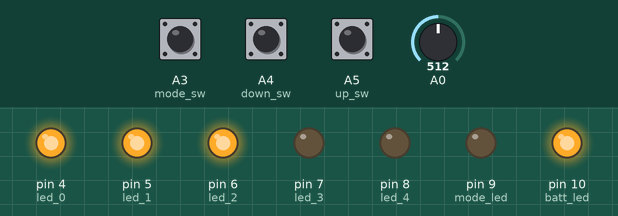
Simulated run of this sketch. Board: Arduino Uno, built with avr-gcc and run on an emulated ATmega328P. Shown: output pins drawn as LEDs (lit = HIGH). Dashed ring = blinking. The inputs (shaded band) are chosen by the test bench; at power-on: A3 (mode_sw) HIGH, A4 (down_sw) HIGH, A5 (up_sw) HIGH, A0 = 512. Pins used as bus, display or sensor lines are not drawn; what the sketch prints to the serial monitor is not drawn.

Above: at 1.2 s.
1.3 s: A3 (mode_sw) pulled LOW for 3.2 s
At 5.2 s:
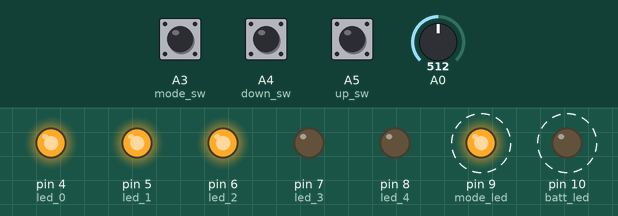
6.4 s: A4 (down_sw) pulled LOW for 1 s
At 8.4 s:
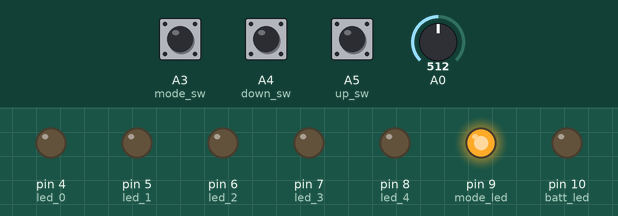
8.9 s: A5 (up_sw) pulled LOW for 3.2 s
At 12.2 s:
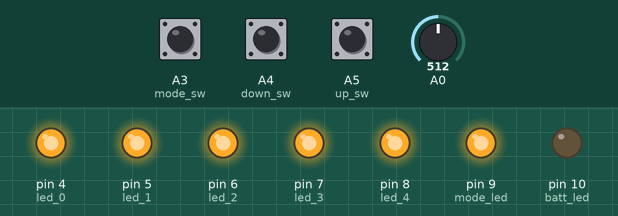
13.6 s: A3 (mode_sw) pulled LOW for 0.15 s
At 14.5 s:
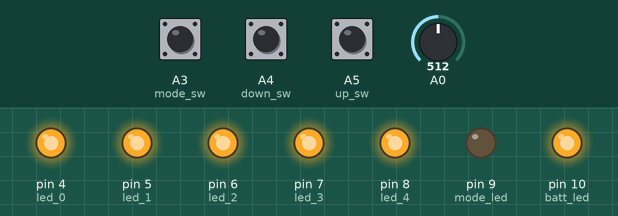
15.4 s: A4 (down_sw) pulled LOW for 0.15 s
At 15.8 s:
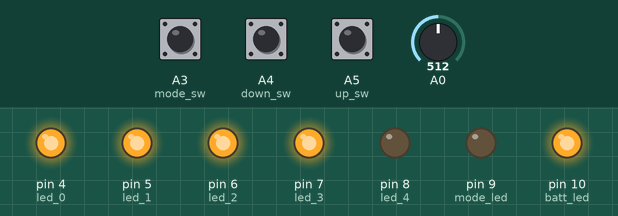
17.4 s: A4 (down_sw) pulled LOW for 0.15 s
At 18.8 s:
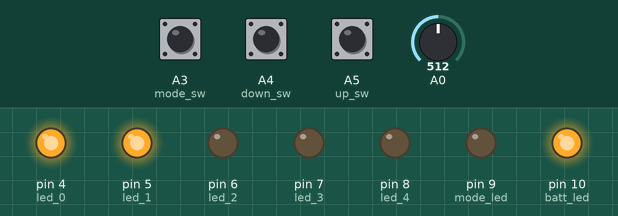
Timing chart, 0 to 20.4 s (numbered marks = the images above; inputs shaded):
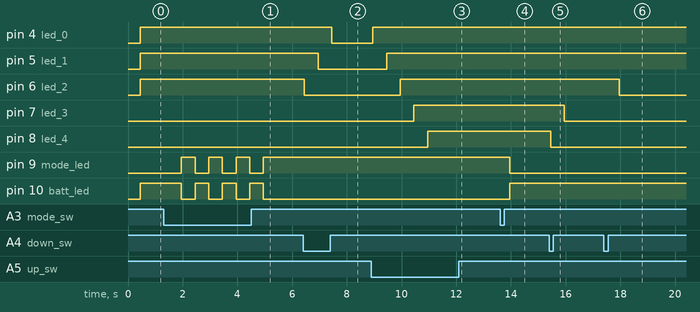

The sketch:

UWMD_SeniorDesign_Software.ino
```cpp
//**************************************************************//
//  Name    :
//  Author  :
//  Date    : 04 Nov, 2013
//  Modified:
//  Version : 2.0
//  Notes   :           //
//          :
//****************************************************************
#define NUMBEROFREADS 200 //About 20ms
void checkButtons(void);
void clearButtons(void);
void LEDsOut(void);

int sensorHigh = 1023;
int sensitivity = 0;
int sampleRange;
const int numberOfLEDs = 5;
int g_drive = 3;
//int led[numberOfLEDs]; //Size = numberOfLEDs + 1
int led_0 = 4;
int led_1 = 5;
int led_2 = 6;
int led_3 = 7;
int led_4 = 8;
int mode_led = 9;
int batt_led = 10;
int up_sw = A5;
int down_sw = A4;
int mode_sw = A3;
char mode_button = 0;
char up_button = 0;
char down_button = 0;
char buttons_run_once = 0;
//int analogSig = 0; //Analog
//int battLevel = 1;
int mode_state = 0;
int mode_led_state = 0;
int batt_led_state = 1;
int led_state = 3;
int readBuffer[NUMBEROFREADS];
int outputBuffer[4] = {0,0,0,0};
int outBuffLoc = 0;
int sum = 0;
float sum2 = 0;
void setup() {

  //set pins to output; LED outputs will be 0 - number of LEDs
  pinMode(led_0, OUTPUT);
  digitalWrite(led_0, LOW);
  pinMode(led_1, OUTPUT);
  digitalWrite(led_1, LOW);
  pinMode(led_2, OUTPUT);
  digitalWrite(led_2, LOW);
  pinMode(led_3, OUTPUT);
  digitalWrite(led_3, LOW);
  pinMode(led_4, OUTPUT);
  digitalWrite(led_4, LOW);
  pinMode(up_sw, INPUT);
  pinMode(down_sw, INPUT);
  pinMode(mode_sw, INPUT);
  pinMode(mode_led, OUTPUT);
  pinMode(batt_led, OUTPUT);
  pinMode(g_drive,OUTPUT);
  digitalWrite(g_drive, LOW);
  // initialize serial communication at 9600 bits per second:
  Serial.begin(9600);

  analogReference(INTERNAL);

}

void loop() {
  checkButtons();
  if(millis()%100 < 10){ //Drive Pulse, start roughly every 100ms
    digitalWrite(g_drive, HIGH);
    delayMicroseconds(25);
    digitalWrite(g_drive,LOW);
    delayMicroseconds(50); //it might be worth removing this completely part
    int temp_min = 1000;
    int temp_max = 0;
    for(int i = 0; i < NUMBEROFREADS; i++){ //About 100us per read
      readBuffer[i] = analogRead(A0);
      temp_min = min(temp_min, readBuffer[i]);
      temp_max = max(temp_max, readBuffer[i]);
    }

    outputBuffer[outBuffLoc] = temp_max-temp_min;
    outBuffLoc++;
    outBuffLoc &= 3; //Cap at 4
    sum = 0;
    for(int i = 0; i < 4; i++){
      sum += outputBuffer[i];
    }
    sum /= 4;
    Serial.println(sum);


    //Set the sampleRange (Signal Strength)


  }


  if((millis()+50)%500 == 0){ //Check Buttons and set LEDs
    if(buttons_run_once){
      if(up_button){
        led_state++;
        if(led_state > 5){
          led_state = 5;
        }
      }
      if(down_button){
        led_state--;
        if(led_state < 0){
          led_state = 0;
        }
      }
      if(mode_button){
        mode_led_state ^= 1;
        batt_led_state ^= 1;
      }

      LEDsOut();
      clearButtons();
      buttons_run_once = 0;
    }
  }
  if((millis()+70)%100 == 0){ //clean up script
    buttons_run_once = 1;
  }

}

void checkButtons(void){
  if(!digitalRead(mode_sw)){
    mode_button = 1;
  }
  if(!digitalRead(up_sw)){
    up_button = 1;
  }
  if(!digitalRead(down_sw)){
    down_button = 1;
  }
}

void clearButtons(void){
  mode_button = 0;
  up_button = 0;
  down_button = 0;
}

void LEDsOut(void){
  switch(led_state){
    case 0:
      digitalWrite(led_0, LOW);
      digitalWrite(led_1, LOW);
      digitalWrite(led_2, LOW);
      digitalWrite(led_3, LOW);
      digitalWrite(led_4, LOW);
      break;
    case 1:
      digitalWrite(led_0, HIGH);
      digitalWrite(led_1, LOW);
      digitalWrite(led_2, LOW);
      digitalWrite(led_3, LOW);
      digitalWrite(led_4, LOW);
      break;
    case 2:
      digitalWrite(led_0, HIGH);
      digitalWrite(led_1, HIGH);
      digitalWrite(led_2, LOW);
      digitalWrite(led_3, LOW);
      digitalWrite(led_4, LOW);
      break;
    case 3:
      digitalWrite(led_0, HIGH);
      digitalWrite(led_1, HIGH);
      digitalWrite(led_2, HIGH);
      digitalWrite(led_3, LOW);
      digitalWrite(led_4, LOW);
      break;
    case 4:
      digitalWrite(led_0, HIGH);
      digitalWrite(led_1, HIGH);
      digitalWrite(led_2, HIGH);
      digitalWrite(led_3, HIGH);
      digitalWrite(led_4, LOW);
      break;
    case 5:
      digitalWrite(led_0, HIGH);
      digitalWrite(led_1, HIGH);
      digitalWrite(led_2, HIGH);
      digitalWrite(led_3, HIGH);
      digitalWrite(led_4, HIGH);
      break;
    default:
      digitalWrite(led_0, LOW);
      digitalWrite(led_1, LOW);
      digitalWrite(led_2, LOW);
      digitalWrite(led_3, LOW);
      digitalWrite(led_4, LOW);
      break;
  }

  digitalWrite(mode_led, mode_led_state);
  digitalWrite(batt_led, batt_led_state);
}
```

Measured:
- after the input at 1.3 s, pin 9 (mode_led): alternates HIGH for 0.50 s and LOW for 0.50 s, 7 changes in all, then stays HIGH, starting after 0.65 s; pin 10 (batt_led): alternates HIGH for 0.50 s and LOW for 0.50 s, 7 changes in all, then stays LOW, starting after 0.65 s
- after the input at 6.4 s, pin 4 (led_0): HIGH → LOW after 1.1 s; pin 5 (led_1): HIGH → LOW after 0.55 s; pin 6 (led_2): HIGH → LOW after 0.05 s
- after the input at 8.9 s, pin 4 (led_0): LOW → HIGH after 0.05 s; pin 5 (led_1): LOW → HIGH after 0.55 s; pin 6 (led_2): LOW → HIGH after 1.1 s; pin 7 (led_3): LOW → HIGH after 1.6 s; pin 8 (led_4): LOW → HIGH after 2.1 s
- after the input at 13.6 s, pin 9 (mode_led): HIGH → LOW after 0.35 s; pin 10 (batt_led): LOW → HIGH after 0.35 s
- after the input at 15.4 s, pin 7 (led_3): HIGH → LOW after 0.55 s; pin 8 (led_4): HIGH → LOW after 0.05 s
- after the input at 17.4 s, pin 6 (led_2): HIGH → LOW after 0.55 s
